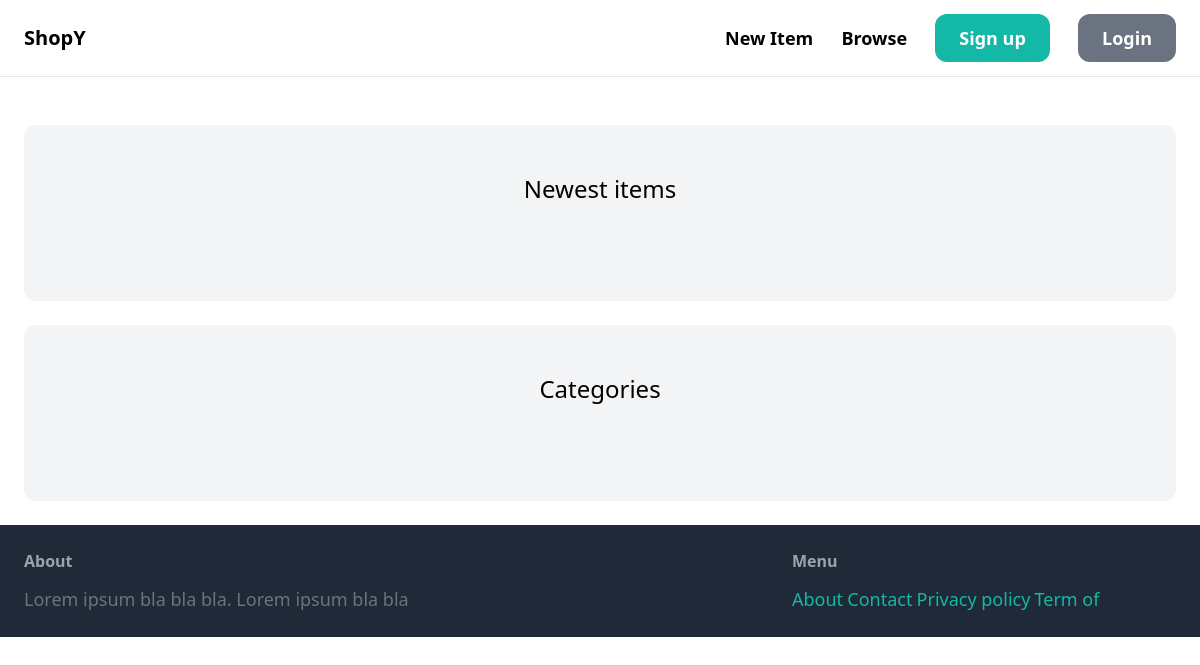
The app's page /, older data.
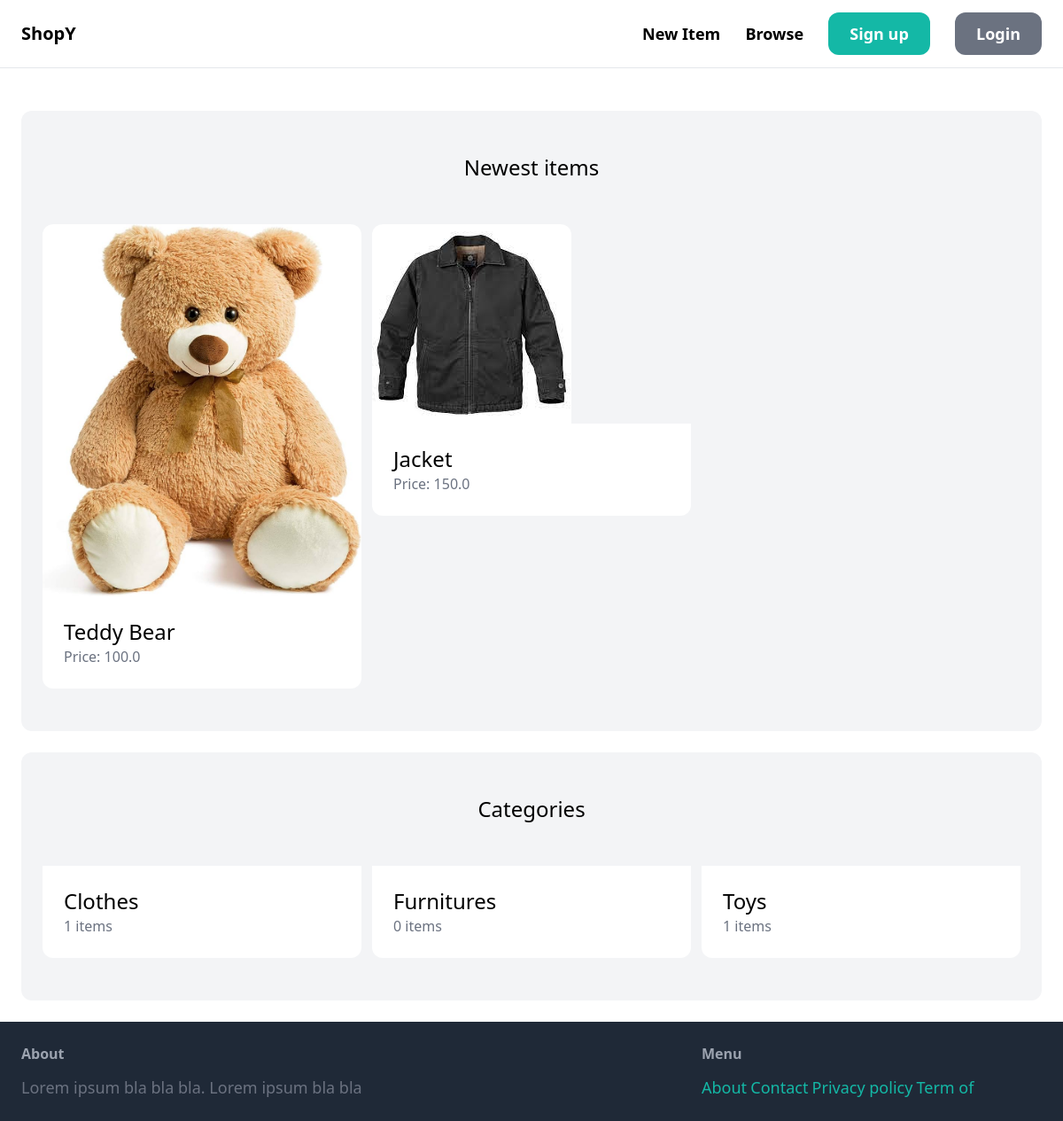
The same page, newer data.
### item/models.py (models this page shows, shortened)
class Item(models.Model):
    category = models.ForeignKey(Category, related_name='items', on_delete=models.CASCADE)
    name = models.CharField(max_length=255)
    description = models.TextField(blank=True, null=True)
    price = models.FloatField()
    image = models.ImageField(upload_to='item_images', blank=True, null=True)
    is_sold = models.BooleanField(default=False)
    created_by = models.ForeignKey(User, related_name='items', on_delete=models.CASCADE)
    created_at = models.DateTimeField(auto_now_add=True)

class Category(models.Model):
    name = models.CharField(max_length=255)
    class Meta:
        ordering = ('name',)
        verbose_name_plural = 'Categories'

### core/views.py (the view)
# urls.py: path('', views.index, name='index'),
def index(request):
    items = Item.objects.filter(is_sold=False)[0:6]
    categories = Category.objects.all()
    return render(request, 'core/index.html', {
        'categories': categories,
        'items': items,
    })

### core/templates/core/index.html (shortened to what this page needs)
{% extends 'core/base.html' %}
{% block content %}
    <div class="mt-6 px-6 py-12 bg-gray-100 rounded-xl">
        <h2 class="mb-12 text-2xl text-center">Newest items</h2>
        <div class="grid grid-cols-3 gap-3">
            {% for item in items %}
                <div>
                    <a href="{% url 'item:detail' item.id %}">
                        <div>
                            <img src="{{ item.image.url }}" class="rounded-t-xl">
                        </div>
                        <div class="p-6 bg-white rounded-b-xl">
                            <h2 class="text-2xl">{{ item.name }}</h2>
                            <p class="text-gray-500">Price: {{ item.price }}</p>
                        </div>
                    </a>
                </div>
            {% endfor %}
        </div>
    </div>
    <div class="mt-6 px-6 py-12 bg-gray-100 rounded-xl">
        <h2 class="mb-12 text-2xl text-center">Categories</h2>
        <div class="grid grid-cols-3 gap-3">
            {% for category in categories %}
                <div>
                    <a href="#">
                        <div class="p-6 bg-white rounded-b-xl">
                            <h2 class="text-2xl">{{ category.name }}</h2>
                            <p class="text-gray-500">{{ category.items.count }} items</p>
                        </div>
                    </a>
                </div>
            {% endfor %}
        </div>
    </div>
{% endblock %}

### core/templates/core/base.html (shortened to what this page needs)
<!DOCTYPE html>
<html lang="en">
  <head>
    <script src="https://cdn.tailwindcss.com"></script>
  </head>
  <body>
    <nav
      class="py-6 px-6 flex justify-between items-center border-b border-gray-200"
    >
      <a href="/" class="text-xl font-semibold">ShopY</a>
      <div class="space-x-6">
        <a href="{% url 'item:new' %}" class="text-lg font-semibold hover:text-gray-500"
          >New Item</a
        >
        <a href="#" class="text-lg font-semibold hover:text-gray-500">Browse</a>
        {% if request.user.is_authenticated %}
        <a
        href="#"
        class="px-6 py-3 text-lg font-semibold bg-teal-500 text-white rounded-xl hover:bg-teal-700"
        >Inbox</a
      >
      <a
        href="#"
        class="px-6 py-3 text-lg font-semibold bg-gray-500 text-white rounded-xl hover:bg-teal-700"
        >Dashboard</a>
        {% else %}
        <a
          href="{% url 'core:signup' %}"
          class="px-6 py-3 text-lg font-semibold bg-teal-500 text-white rounded-xl hover:bg-teal-700"
          >Sign up</a
        >
        <a
          href="{% url 'core:login' %}"
          class="px-6 py-3 text-lg font-semibold bg-gray-500 text-white rounded-xl hover:bg-teal-700"
          >Login</a>
          {% endif %}
      </div>
    </nav>
    <div class="px-6 py-6">{% block content %} {% endblock %}</div>
    <footer class="py-6 px-6 flex justify-between bg-gray-800">
      <div class="w-2/3 pr-10">
        <h3 class="mb-3 font-semibold text-gray-400">About</h3>
        <p class="text-lg text-gray-500">
          Lorem ipsum bla bla bla. Lorem ipsum bla bla
        </p>
      </div>
      <div class="w-1/3">
        <h3 class="mb-3 font-semibold text-gray-400">Menu</h3>
        <ul class="space-y-2">
          <li>
            <a href="#" class="text-lg text-teal-500 hover:text-teal-700">About</a>
            <a href="{% url 'core:contact' %}" class="text-lg text-teal-500 hover:text-teal-700">Contact</a>
            <a href="#" class="text-lg text-teal-500 hover:text-teal-700">Privacy policy</a>
            <a href="#" class="text-lg text-teal-500 hover:text-teal-700">Term of </a>
          </li>
        </ul>
      </div>
    </footer>
  </body>
</html>

Row changes from the older to the newer data that the page shows:
added Item: image (picture), name "Teddy Bear", price "100.0"
added Item: image (picture), name "Jacket", price "150.0"
added Category: name "Clothes", items.count "1"
added Category: name "Furnitures", items.count "0"
added Category: name "Toys", items.count "1"
